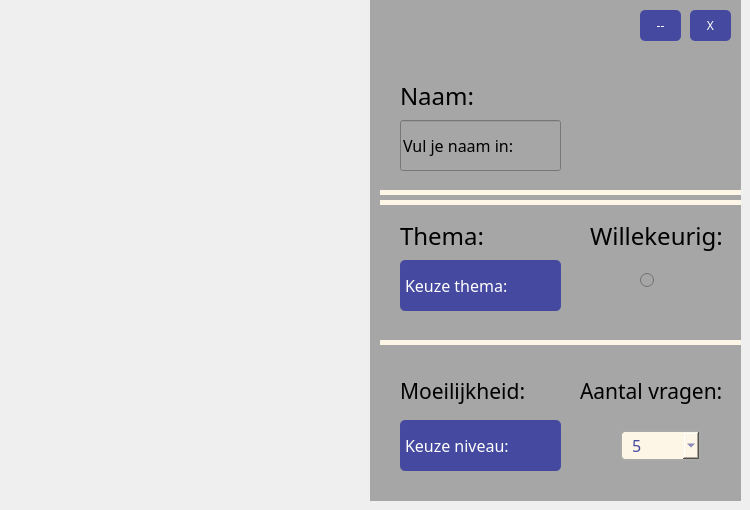
  <widget class="QWidget" name="page_1">
   <widget class="QWidget" name="widget_3" native="true">
    <property name="geometry">
     <rect>
      <x>370</x>
      <y>0</y>
      <width>371</width>
      <height>501</height>
     </rect>
    </property>
    <property name="styleSheet">
     <string notr="true">QWidget {
    background-color: #a6a6a6; /* Lichtere versie van #4549a0 */
}
</string>
    </property>
    <widget class="QPushButton" name="verberg_page1">
     <property name="geometry">
      <rect>
       <x>270</x>
       <y>10</y>
       <width>41</width>
       <height>31</height>
      </rect>
     </property>
     <property name="font">
      <font>
       <family>RuneScape UF</family>
      </font>
     </property>
     <property name="styleSheet">
      <string notr="true">QPushButton {
    border: none;  /* Verwijder de rand */
    background-color: #4549a0;  /* Stel de achtergrondkleur in op #4549a0 */
    color: white;  /* Zet de tekstkleur op wit voor de geselecteerde tekst */
    padding: 5px;  /* Voeg wat padding toe voor de tekst */
    border-radius: 5px;  /* Maak de hoeken van de QComboBox iets ronder */
}</string>
     </property>
     <property name="text">
      <string>--</string>
     </property>
    </widget>
    <widget class="QPushButton" name="close_page1">
     <property name="geometry">
      <rect>
       <x>320</x>
       <y>10</y>
       <width>41</width>
       <height>31</height>
      </rect>
     </property>
     <property name="font">
      <font>
       <family>RuneScape UF</family>
      </font>
     </property>
     <property name="styleSheet">
      <string notr="true">QPushButton {
    border: none;  /* Verwijder de rand */
    background-color: #4549a0;  /* Stel de achtergrondkleur in op #4549a0 */
    color: white;  /* Zet de tekstkleur op wit voor de geselecteerde tekst */
    padding: 5px;  /* Voeg wat padding toe voor de tekst */
    border-radius: 5px;  /* Maak de hoeken van de QComboBox iets ronder */
}</string>
     </property>
     <property name="text">
      <string>X</string>
     </property>
    </widget>
    <widget class="QLabel" name="label">
     <property name="geometry">
      <rect>
       <x>30</x>
       <y>60</y>
       <width>221</width>
       <height>71</height>
      </rect>
     </property>
     <property name="font">
      <font>
       <family>RuneScape UF</family>
       <pointsize>18</pointsize>
      </font>
     </property>
     <property name="text">
      <string>Naam:</string>
     </property>
    </widget>
    <widget class="QLineEdit" name="naam_input">
     <property name="geometry">
      <rect>
       <x>30</x>
       <y>120</y>
       <width>161</width>
       <height>51</height>
      </rect>
     </property>
     <property name="font">
      <font>
       <family>RuneScape UF</family>
       <pointsize>12</pointsize>
      </font>
     </property>
     <property name="styleSheet">
      <string notr="true">QLineEdit {
    border: none;  /* Verwijder de rand */
    background-color: #4549a0;  /* Stel de achtergrondkleur in op #4549a0 */
    color: white;  /* Zet de tekstkleur op wit voor de ingevulde tekst */
    padding: 5px;  /* Voeg wat padding toe voor de tekst */
    border-radius: 5px;  /* Maak de hoeken van de QLineEdit iets ronder */
}

/* Stel de kleur van de placeholder-tekst in */
QLineEdit::placeholder 
</string>
     </property>
     <property name="text">
      <string>Vul je naam in:</string>
     </property>
    </widget>
    <widget class="QLabel" name="label_2">
     <property name="geometry">
      <rect>
       <x>30</x>
       <y>200</y>
       <width>221</width>
       <height>71</height>
      </rect>
     </property>
     <property name="font">
      <font>
       <family>RuneScape UF</family>
       <pointsize>18</pointsize>
      </font>
     </property>
     <property name="text">
      <string>Thema:</string>
     </property>
    </widget>
    <widget class="QComboBox" name="onderwerp_input">
     <property name="geometry">
      <rect>
       <x>30</x>
       <y>260</y>
       <width>161</width>
       <height>51</height>
      </rect>
     </property>
     <property name="font">
      <font>
       <family>RuneScape UF</family>
       <pointsize>12</pointsize>
      </font>
     </property>
     <property name="styleSheet">
      <string notr="true">QComboBox {
    border: none;  /* Verwijder de rand */
    background-color: #4549a0;  /* Stel de achtergrondkleur in op #4549a0 */
    color: white;  /* Zet de tekstkleur op wit voor de geselecteerde tekst */
    padding: 5px;  /* Voeg wat padding toe voor de tekst */
    border-radius: 5px;  /* Maak de hoeken van de QComboBox iets ronder */
    
}

/* Stel de kleur van de placeholder-tekst in */
QComboBox::drop-down {
    border: none;  /* Verwijder de rand van het dropdownmenu */
}

QComboBox QAbstractItemView {
    background-color: #4549a0;  /* Stel de achtergrondkleur in van de dropdownlijst */
    color: white;  /* Zet de tekstkleur in de dropdownlijst op wit */
}

/* Als er een placeholder tekst is (bijvoorbeeld &quot;Kies een optie&quot;) */
QComboBox::item {
    color: #d3d3d3;  /* Lichte grijze kleur voor de niet-geselecteerde items in de lijst */
}

</string>
     </property>
     <item>
      <property name="text">
       <string>Keuze thema:</string>
      </property>
     </item>
     <item>
      <property name="text">
       <string>geschiedenis</string>
      </property>
     </item>
     <item>
      <property name="text">
       <string>sport</string>
      </property>
     </item>
     <item>
      <property name="text">
       <string>cultuur</string>
      </property>
     </item>
     <item>
      <property name="text">
       <string>filosofie</string>
      </property>
     </item>
    </widget>
    <widget class="QLabel" name="label_3">
     <property name="geometry">
      <rect>
       <x>30</x>
       <y>360</y>
       <width>161</width>
       <height>61</height>
      </rect>
     </property>
     <property name="font">
      <font>
       <family>RuneScape UF</family>
       <pointsize>16</pointsize>
      </font>
     </property>
     <property name="text">
      <string>Moeilijkheid:</string>
     </property>
    </widget>
    <widget class="QComboBox" name="moeilijkheid_input">
     <property name="geometry">
      <rect>
       <x>30</x>
       <y>420</y>
       <width>161</width>
       <height>51</height>
      </rect>
     </property>
     <property name="font">
      <font>
       <family>RuneScape UF</family>
       <pointsize>12</pointsize>
      </font>
     </property>
     <property name="styleSheet">
      <string notr="true">QComboBox {
    border: none;  /* Verwijder de rand */
    background-color: #4549a0;  /* Stel de achtergrondkleur in op #4549a0 */
    color: white;  /* Zet de tekstkleur op wit voor de geselecteerde tekst */
    padding: 5px;  /* Voeg wat padding toe voor de tekst */
    border-radius: 5px;  /* Maak de hoeken van de QComboBox iets ronder */
    
}

/* Stel de kleur van de placeholder-tekst in */
QComboBox::drop-down {
    border: none;  /* Verwijder de rand van het dropdownmenu */
}

QComboBox QAbstractItemView {
    background-color: #4549a0;  /* Stel de achtergrondkleur in van de dropdownlijst */
    color: white;  /* Zet de tekstkleur in de dropdownlijst op wit */
}

/* Als er een placeholder tekst is (bijvoorbeeld &quot;Kies een optie&quot;) */
QComboBox::item {
    color: #d3d3d3;  /* Lichte grijze kleur voor de niet-geselecteerde items in de lijst */
}

</string>
     </property>
     <item>
      <property name="text">
       <string>Keuze niveau:</string>
      </property>
     </item>
     <item>
      <property name="text">
       <string>gevorderd</string>
      </property>
     </item>
     <item>
      <property name="text">
       <string>medium</string>
      </property>
     </item>
     <item>
      <property name="text">
       <string>beginner</string>
      </property>
     </item>
    </widget>
    <widget class="QLabel" name="label_4">
     <property name="geometry">
      <rect>
       <x>210</x>
       <y>360</y>
       <width>161</width>
       <height>61</height>
      </rect>
     </property>
     <property name="font">
      <font>
       <family>RuneScape UF</family>
       <pointsize>16</pointsize>
      </font>
     </property>
     <property name="text">
      <string>Aantal vragen:</string>
     </property>
    </widget>
    <widget class="QLabel" name="label_6">
     <property name="geometry">
      <rect>
       <x>10</x>
       <y>340</y>
       <width>361</width>
       <height>5</height>
      </rect>
     </property>
     <property name="font">
      <font>
       <family>RuneScape UF</family>
       <pointsize>18</pointsize>
      </font>
     </property>
     <property name="styleSheet">
      <string notr="true">QLabel {
    background-color: #FDF5E6; /* Maakt de QLabel een dikke zwarte balk */
    min-height: 5px; /* Dikte van de lijn */
    max-height: 5px;
}
</string>
     </property>
     <property name="text">
      <string/>
     </property>
    </widget>
    <widget class="QLabel" name="label_7">
     <property name="geometry">
      <rect>
       <x>10</x>
       <y>200</y>
       <width>361</width>
       <height>5</height>
      </rect>
     </property>
     <property name="font">
      <font>
       <family>RuneScape UF</family>
       <pointsize>18</pointsize>
      </font>
     </property>
     <property name="styleSheet">
      <string notr="true">QLabel {
    background-color: #FDF5E6; /* Maakt de QLabel een dikke zwarte balk */
    min-height: 5px; /* Dikte van de lijn */
    max-height: 5px;
}
</string>
     </property>
     <property name="text">
      <string/>
     </property>
    </widget>
    <widget class="QLabel" name="label_8">
     <property name="geometry">
      <rect>
       <x>10</x>
       <y>190</y>
       <width>361</width>
       <height>5</height>
      </rect>
     </property>
     <property name="font">
      <font>
       <family>RuneScape UF</family>
       <pointsize>18</pointsize>
      </font>
     </property>
     <property name="styleSheet">
      <string notr="true">QLabel {
    background-color: #FDF5E6; /* Maakt de QLabel een dikke zwarte balk */
    min-height: 5px; /* Dikte van de lijn */
    max-height: 5px;
}
</string>
     </property>
     <property name="text">
      <string/>
     </property>
    </widget>
    <widget class="QComboBox" name="comboBox">
     <property name="geometry">
      <rect>
       <x>250</x>
       <y>430</y>
       <width>81</width>
       <height>31</height>
      </rect>
     </property>
     <property name="font">
      <font>
       <family>RuneScape UF</family>
       <pointsize>12</pointsize>
      </font>
     </property>
     <property name="styleSheet">
      <string notr="true">QComboBox {
    border: 2px solid #a9a9a9;  /* Dunne klassieke rand */
    background-color: #FDF5E6;  /* Zelfde achtergrondkleur */
    color: #4549a0;  /* Zelfde tekstkleur */
    padding: 5px 10px;  /* Extra padding voor een luchtiger gevoel */
    border-radius: 5px;  /* Afgeronde hoeken */
    
    
    text-align: center;
}</string>
     </property>
     <item>
      <property name="text">
       <string>5</string>
      </property>
     </item>
     <item>
      <property name="text">
       <string>10</string>
      </property>
     </item>
    </widget>
    <widget class="QLabel" name="label_5">
     <property name="geometry">
      <rect>
       <x>220</x>
       <y>200</y>
       <width>131</width>
       <height>71</height>
      </rect>
     </property>
     <property name="font">
      <font>
       <family>RuneScape UF</family>
       <pointsize>18</pointsize>
      </font>
     </property>
     <property name="text">
      <string>Willekeurig:</string>
     </property>
    </widget>
    <widget class="QRadioButton" name="willeukerig">
     <property name="geometry">
      <rect>
       <x>270</x>
       <y>270</y>
       <width>81</width>
       <height>20</height>
      </rect>
     </property>
     <property name="text">
      <string/>
     </property>
    </widget>
    <zorder>verberg_page1</zorder>
    <zorder>close_page1</zorder>
    <zorder>label</zorder>
    <zorder>naam_input</zorder>
    <zorder>label_2</zorder>
    <zorder>onderwerp_input</zorder>
    <zorder>label_3</zorder>
    <zorder>moeilijkheid_input</zorder>
    <zorder>label_4</zorder>
    <zorder>label_6</zorder>
    <zorder>label_8</zorder>
    <zorder>comboBox</zorder>
    <zorder>label_5</zorder>
    <zorder>label_7</zorder>
    <zorder>willeukerig</zorder>
   </widget>
   <widget class="QWidget" name="widget" native="true">
    <property name="geometry">
     <rect>
      <x>0</x>
      <y>0</y>
      <width>381</width>
      <height>501</height>
     </rect>
    </property>
    <property name="styleSheet">
     <string notr="true">QWidget {
    background-image: url('C:/Users/Iyada/Pictures/download.jpg');
    background-repeat: no-repeat;
    background-position: center;
    background-size: cover;  /* Zorgt ervoor dat de afbeelding de hele achtergrond bedekt */
}
</string>
    </property>
    <widget class="QWidget" name="widget_2" native="true">
     <property name="geometry">
      <rect>
       <x>40</x>
       <y>10</y>
       <width>351</width>
       <height>191</height>
      </rect>
     </property>
     <property name="styleSheet">
      <string notr="true">QWidget {
    background-image: url('C:/Users/Iyada/Pictures/simple_logo.png');
    background-repeat: no-repeat;
    background-position: center;
    background-size: contain;  /* Zorgt ervoor dat de afbeelding volledig zichtbaar is zonder vergroting */
}
</string>
     </property>
    </widget>
    <widget class="QPushButton" name="start_quiz2">
     <property name="geometry">
      <rect>
       <x>130</x>
       <y>250</y>
       <width>71</width>
       <height>51</height>
      </rect>
     </property>
     <property name="styleSheet">
      <string notr="true">QPushButton {
    border: none;  /* Geen rand */
    background-color: transparent; /* Transparante achtergrond */
    background-image: url(&quot;C:/Users/Iyada/Pictures/pushbutton_app.jpg&quot;); /* Afbeelding */
    background-repeat: no-repeat; /* Voorkomt herhaling */
    background-position: center; /* Centreert de afbeelding */
    background-size: contain; /* Past afbeelding aan zonder te vervormen */
    border-radius: 20px; /* Afgeronde hoeken */
    padding: 10px; /* Extra ruimte rondom tekst */
    font-size: 16px; /* Tekstgrootte */
    font-weight: bold;
    color: white; /* Tekstkleur */
}

QPushButton:hover {
    opacity: 0.8; /* Iets transparanter bij hover */
}

QPushButton:pressed {
    background-color: rgba(0, 0, 0, 0.2); /* Donkere overlay bij klikken */
}
</string>
     </property>
     <property name="text">
      <string/>
     </property>
    </widget>
   </widget>
  </widget>
